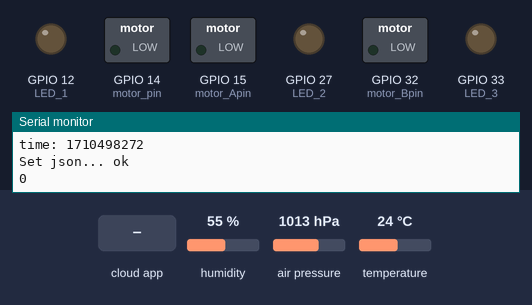
Bench run of a sketch on a simulated ESP32. Parts: switched loads named in the sketch (green lamp = pin HIGH), output pins drawn as LEDs (lit = HIGH), the last lines printed to the serial monitor. Inputs (shaded band) come from the test bench; at power-on: humidity 55 %, air pressure 1013 hPa, temperature 24 °C. WiFi joins after 1.5 s; servers stay silent unless stated; the local clock reads 2024-03-15 10:24:30 at power-on unless the sketch sets it; the Firebase database answers and starts empty.

Above: at 3.2 s.
3.3 s: the phone or cloud app sets LED3 to 1
At 5.0 s:
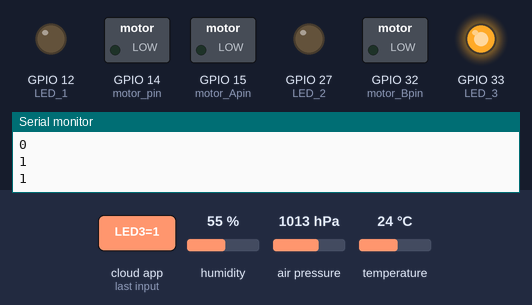
5.3 s: the phone or cloud app sets LED1 to 1
At 6.8 s:
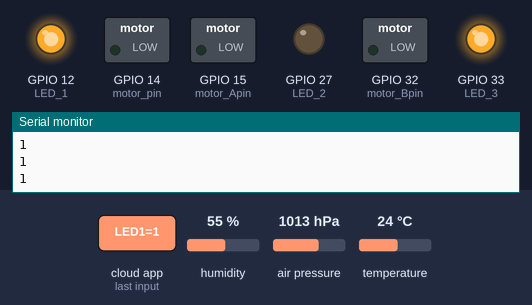
7.5 s: the phone or cloud app sets LED2 to 1
At 8.5 s:
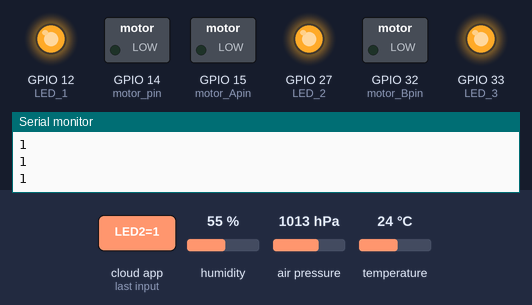
9.7 s: the phone or cloud app sets motor to 1
At 11.5 s:
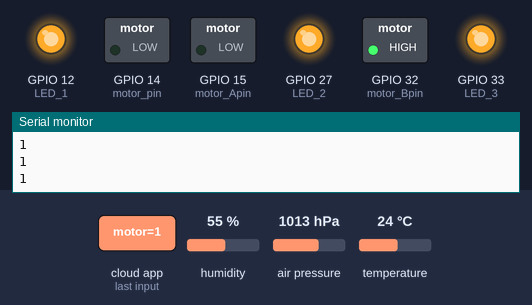
11.9 s: the phone or cloud app sets LED1 to 0
At 13.2 s:
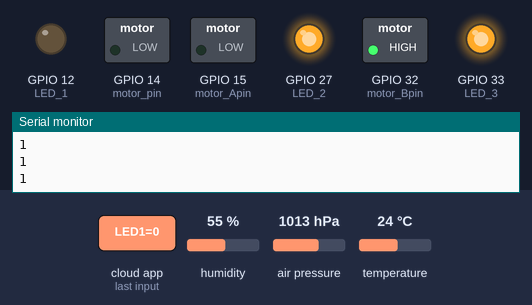
14.1 s: the phone or cloud app sets LED2 to 0
At 16.1 s:
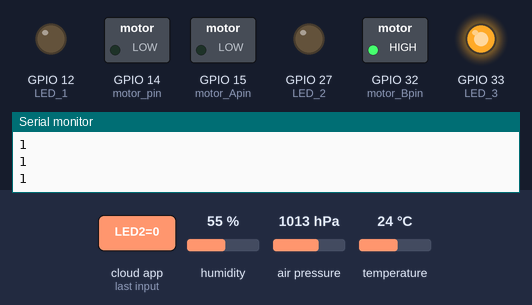
Timing chart, 0 to 17.3 s (numbered marks = the images above; inputs shaded):
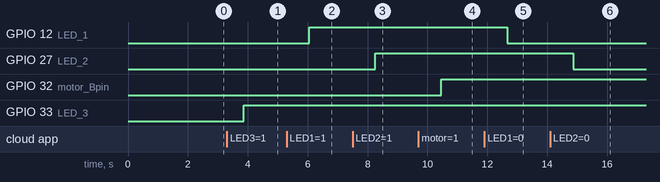

The sketch:

ESP32.ino
```cpp
#include <Arduino.h>
#include <WiFi.h>
#include <Firebase_ESP_Client.h>
#include <Wire.h>
#include <Adafruit_Sensor.h>
#include <Adafruit_BME280.h>
#include "time.h"

// Provide the token generation process info.
#include "addons/TokenHelper.h"
// Provide the RTDB payload printing info and other helper functions.
#include "addons/RTDBHelper.h"

// Insert your network credentials
#define WIFI_SSID "XXX"
#define WIFI_PASSWORD "XXX"

// #define WIFI_SSID "ECL-LEGO-ROBOTS"
// #define WIFI_PASSWORD "9cjjp64270"

// Insert Firebase project API Key
#define API_KEY "AIzaSyDziuQuBBAzp3lz1YEz1OGKMRIcUegup7o"

// Insert Authorized Email and Corresponding Password
#define USER_EMAIL "test@testing.com"
#define USER_PASSWORD "testing"

// Insert RTDB URLefine the RTDB URL
#define DATABASE_URL "https://gauge-pt2-default-rtdb.europe-west1.firebasedatabase.app/"

// Define Firebase objects
FirebaseData fbdo;
FirebaseAuth auth;
FirebaseConfig config;

// Variable to save USER UID
String uid;

// Database main path (to be updated in setup with the user UID)
String databasePath;
// Database child nodes
String tempPath = "/temperature";
String humPath = "/humidity";
String presPath = "/pressure";
String timePath = "/timestamp";

// Parent Node (to be updated in every loop)
String parentPath;

int timestamp;
FirebaseJson json;

const char* ntpServer = "pool.ntp.org";

// BME280 sensor
Adafruit_BME280 bme; // I2C
float temperature;
float humidity;
float pressure;

// Timer variables (send new readings every three minutes)
unsigned long sendDataPrevMillis = 0;
unsigned long timerDelay = 180000;

// Initialize BME280
void initBME(){
  if (!bme.begin(0x76)) {
    Serial.println("Could not find a valid BME280 sensor, check wiring!");
    while (1);
  }
}

// Initialize WiFi
void initWiFi() {
  WiFi.begin(WIFI_SSID, WIFI_PASSWORD);
  Serial.print("Connecting to WiFi ..");
  while (WiFi.status() != WL_CONNECTED) {
    Serial.print('.');
    delay(1000);
  }
  Serial.println(WiFi.localIP());
  Serial.println();
}

// Function that gets current epoch time
unsigned long getTime() {
  time_t now;
  struct tm timeinfo;
  if (!getLocalTime(&timeinfo)) {
    //Serial.println("Failed to obtain time");
    return(0);
  }
  time(&now);
  return now;
}

void setup(){
  Serial.begin(115200);

  // Initialize BME280 sensor
  initBME();
  initWiFi();
  configTime(0, 0, ntpServer);

  // Assign the api key (required)
  config.api_key = API_KEY;

  // Assign the user sign in credentials
  auth.user.email = USER_EMAIL;
  auth.user.password = USER_PASSWORD;

  // Assign the RTDB URL (required)
  config.database_url = DATABASE_URL;

  Firebase.reconnectWiFi(true);
  fbdo.setResponseSize(4096);

  // Assign the callback function for the long running token generation task */
  config.token_status_callback = tokenStatusCallback; //see addons/TokenHelper.h

  // Assign the maximum retry of token generation
  config.max_token_generation_retry = 5;

  // Initialize the library with the Firebase authen and config
  Firebase.begin(&config, &auth);

  // Getting the user UID might take a few seconds
  Serial.println("Getting User UID");
  while ((auth.token.uid) == "") {
    Serial.print('.');
    delay(1000);
  }
  // Print user UID
  uid = auth.token.uid.c_str();
  Serial.print("User UID: ");
  Serial.println(uid);

  // Update database path
  databasePath = "/UsersData/" + uid + "/readings";

  //Configure pin for LED
  pinMode(12, OUTPUT); // LED 1
  pinMode(14, OUTPUT); // motor pin
  pinMode(27, OUTPUT); // LED 2
  pinMode(33, OUTPUT); // LED 3
  pinMode(15, OUTPUT); // motor Apin
  pinMode(32, OUTPUT); //motor Bpin

  // Value read from the DB
  int LED1 = 0;// read value from DB for LED1
  int LED2 = 0;// read value from DB for LED2
  int LED3 = 0;// read value from DB for LED3
  int motor = 0; //read value from DB for Motor
}

void loop(){

  int LED1;
  int LED2;
  int LED3;
  int motor;

  // Send new readings to database
  if (Firebase.ready() && (millis() - sendDataPrevMillis > timerDelay || sendDataPrevMillis == 0)){
    sendDataPrevMillis = millis();

    //Get current timestamp
    timestamp = getTime();
    Serial.print ("time: ");
    Serial.println (timestamp);

    parentPath= databasePath + "/" + String(timestamp);

    json.set(tempPath.c_str(), String(bme.readTemperature()));
    json.set(humPath.c_str(), String(bme.readHumidity()));
    json.set(presPath.c_str(), String(bme.readPressure()/100.0F));
    json.set(timePath, String(timestamp));
    Serial.printf("Set json... %s\n", Firebase.RTDB.setJSON(&fbdo, parentPath.c_str(), &json) ? "ok" : fbdo.errorReason().c_str());
  }

  // Function for reading from DB

  //LED1
    if (Firebase.RTDB.getInt(&fbdo, "LedControl/LED1/LED1")){
      if(fbdo.dataType() == "int"){
        LED1 = fbdo.intData();
        //Serial.println(LED1); //Prints value obtained from DB
      }
    } else{
      //Serial.println(fbdo.errorReason());
    }

    //LED2
    if (Firebase.RTDB.getInt(&fbdo, "LedControl/LED2/LED2")){
      if(fbdo.dataType() == "int"){
        LED2 = fbdo.intData();
        //Serial.println(LED2); //Prints value obtained from DB
      }
    } else{
      //Serial.println(fbdo.errorReason());
    }

    //LED3
    if (Firebase.RTDB.getInt(&fbdo, "LedControl/LED3/LED3")){
      if(fbdo.dataType() == "int"){
        LED3 = fbdo.intData();
        Serial.println(LED3); //Prints value obtained from DB
      }
    } else{
      Serial.println(fbdo.errorReason());
    }

    //Motor
    if (Firebase.RTDB.getInt(&fbdo, "MotorControl/motor")){
      if(fbdo.dataType() == "int"){
        motor = fbdo.intData();
        //Serial.println(motor); //Prints value obtained from DB
      }
    } else{
      //Serial.println(fbdo.errorReason());
    }

    // END of FIREBASE Routine

  if (motor == 1){
     digitalWrite(15, LOW); // set leg 1 of the H-bridge low
     digitalWrite(32, HIGH); // set leg 2 of the H-bridge high
    } else {
     digitalWrite (15, LOW); // set leg 1 of the H-bridge low
     digitalWrite(32, LOW); // set leg 2 of the H-bridge high
    }

  if (LED1 == 1){
    digitalWrite(12, HIGH);
  } else {
    digitalWrite(12, LOW);
  }

  if (LED2 == 1){
    digitalWrite(27, HIGH);
  } else {
    digitalWrite(27, LOW);
  }

  if (LED3 == 1){
    digitalWrite(33, HIGH);
  } else {
    digitalWrite(33, LOW);
  }

  delay(500);
}
```

Measured:
- after the input at 3.3 s, GPIO 33 (LED_3): LOW → HIGH after 0.56 s
- after the input at 5.3 s, GPIO 12 (LED_1): LOW → HIGH after 0.76 s
- after the input at 7.5 s, GPIO 27 (LED_2): LOW → HIGH after 0.76 s
- after the input at 9.7 s, GPIO 32 (motor_Bpin): LOW → HIGH after 0.76 s
- after the input at 11.9 s, GPIO 12 (LED_1): HIGH → LOW after 0.76 s
- after the input at 14.1 s, GPIO 27 (LED_2): HIGH → LOW after 0.76 s
